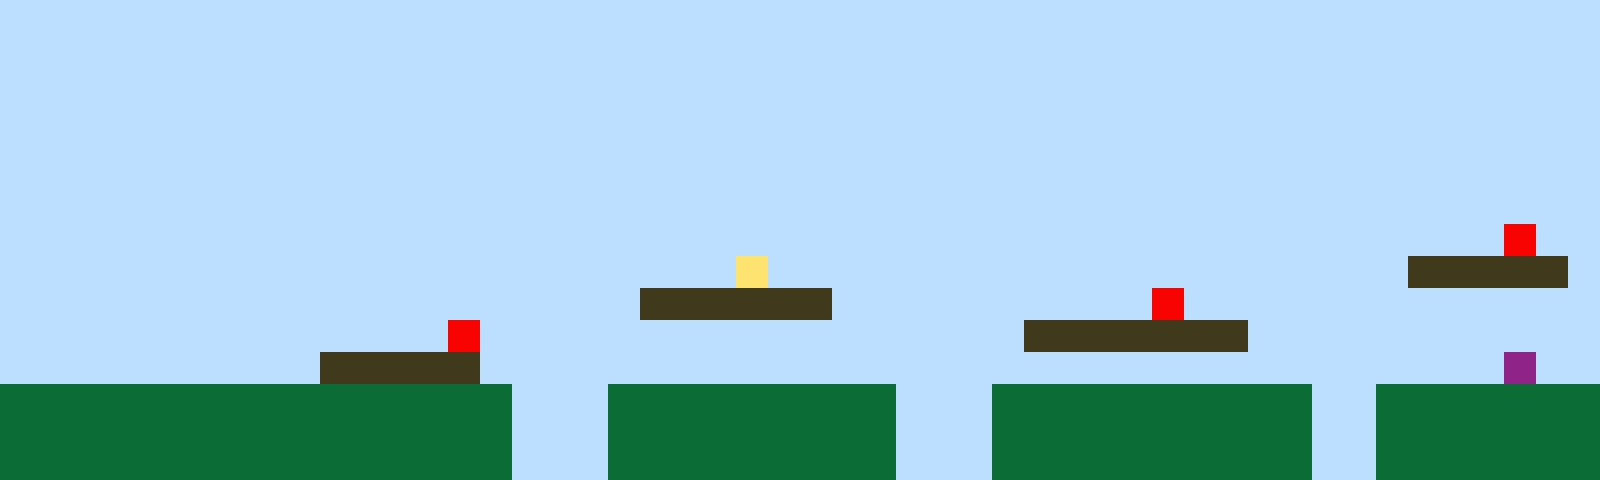

Rendered tile map (Tiled .tmx) drawn with the repository's tilesets; below, a short description and the full map source, tile grids included:
An orthogonal 50x15 tile map with 32x32 px tiles, 1 tile layer (Tile Layer 1).

<map version="1.10" tiledversion="1.11.2" orientation="orthogonal" renderorder="right-up" width="50" height="15" tilewidth="32" tileheight="32" infinite="0" nextlayerid="2" nextobjectid="1"><editorsettings><export target="map1.csv" format="csv" /></editorsettings><tileset firstgid="1" name="sprites" tilewidth="32" tileheight="32" tilecount="6" columns="3"><image source="sprites.png" width="96" height="64" /></tileset><layer id="1" name="Tile Layer 1" width="50" height="15"><data encoding="csv">1,1,1,1,1,1,1,1,1,1,1,1,1,1,1,1,1,1,1,1,1,1,1,1,1,1,1,1,1,1,1,1,1,1,1,1,1,1,1,1,1,1,1,1,1,1,1,1,1,1,1,1,1,1,1,1,1,1,1,1,1,1,1,1,1,1,1,1,1,1,1,1,1,1,1,1,1,1,1,1,1,1,1,1,1,1,1,1,1,1,1,1,1,1,1,1,1,1,1,1,1,1,1,1,1,1,1,1,1,1,1,1,1,1,1,1,1,1,1,1,1,1,1,1,1,1,1,1,1,1,1,1,1,1,1,1,1,1,1,1,1,1,1,1,1,1,1,1,1,1,1,1,1,1,1,1,1,1,1,1,1,1,1,1,1,1,1,1,1,1,1,1,1,1,1,1,1,1,1,1,1,1,1,1,1,1,1,1,1,1,1,1,1,1,1,1,1,1,1,1,1,1,1,1,1,1,1,1,1,1,1,1,1,1,1,1,1,1,1,1,1,1,1,1,1,1,1,1,1,1,1,1,1,1,1,1,1,1,1,1,1,1,1,1,1,1,1,1,1,1,1,1,1,1,1,1,1,1,1,1,1,1,1,1,1,1,1,1,1,1,1,1,1,1,1,1,1,1,1,1,1,1,1,1,1,1,1,1,1,1,1,1,1,1,1,1,1,1,1,1,1,1,1,1,1,1,1,1,1,1,1,1,1,1,1,1,1,1,1,1,1,1,1,1,1,1,1,1,1,1,1,1,1,1,1,1,1,1,1,1,1,1,1,1,1,1,1,1,1,1,1,1,1,1,1,1,1,1,1,1,1,1,1,1,1,1,1,1,1,1,1,1,1,1,1,1,1,1,1,1,1,1,1,1,1,1,1,1,1,1,1,1,1,1,1,1,1,5,1,1,1,1,1,1,1,1,1,1,1,1,1,1,1,1,1,1,1,1,1,1,1,1,1,4,1,1,1,1,1,1,1,1,1,1,1,1,1,1,1,1,1,1,1,1,3,3,3,3,3,1,1,1,1,1,1,1,1,1,1,1,1,1,1,1,1,1,1,1,1,1,3,3,3,3,3,3,1,1,1,1,1,1,1,1,1,1,5,1,1,1,1,1,1,1,1,1,1,1,1,1,1,1,1,1,1,1,1,1,1,1,1,1,1,1,5,1,1,1,1,1,1,1,1,1,1,1,1,1,1,1,1,1,3,3,3,3,3,3,3,1,1,1,1,1,1,1,1,1,1,1,1,1,1,1,1,1,1,1,1,1,3,3,3,3,3,1,1,1,1,1,1,1,1,1,1,1,1,1,1,1,1,1,1,1,1,1,1,1,1,1,1,1,1,1,1,1,1,6,1,1,2,2,2,2,2,2,2,2,2,2,2,2,2,2,2,2,1,1,1,2,2,2,2,2,2,2,2,2,1,1,1,2,2,2,2,2,2,2,2,2,2,1,1,2,2,2,2,2,2,2,2,2,2,2,2,2,2,2,2,2,2,2,2,2,2,2,1,1,1,2,2,2,2,2,2,2,2,2,1,1,1,2,2,2,2,2,2,2,2,2,2,1,1,2,2,2,2,2,2,2,2,2,2,2,2,2,2,2,2,2,2,2,2,2,2,2,1,1,1,2,2,2,2,2,2,2,2,2,1,1,1,2,2,2,2,2,2,2,2,2,2,1,1,2,2,2,2,2,2,2</data></layer></map>
